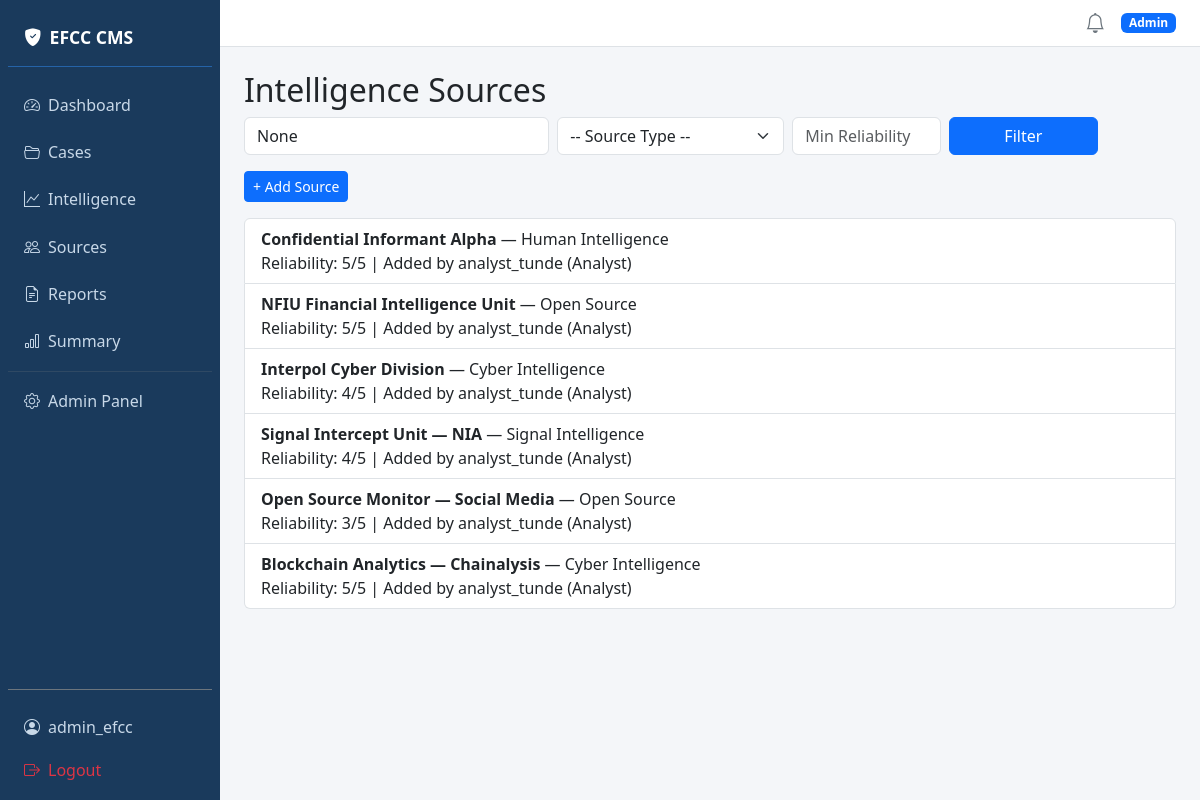
Screenshot of /intel/sources/ (signed in) with the database file from the repository.
### core/models.py (models this page shows)
class User(AbstractUser):
    ROLE_CHOICES = (
        ('admin', 'Admin'),
        ('investigator', 'Investigator'),
        ('legal', 'Legal Officer'),
        ('analyst', 'Analyst'),
    )
    role = models.CharField(max_length=20, choices=ROLE_CHOICES, default='investigator')
    phone = models.CharField(max_length=20, blank=True)
    avatar = models.ImageField(upload_to='avatars/', blank=True, null=True)
    two_factor_enabled = models.BooleanField(default=False)
    two_factor_secret = models.CharField(max_length=32, blank=True)
    def __str__(self):
        return f"{self.username} ({self.get_role_display()})"

### intel/models.py (models this page shows, shortened)
class IntelligenceSource(models.Model):
    SOURCE_TYPES = [
        ('human', 'Human Intelligence'),
        ('signal', 'Signal Intelligence'),
        ('open', 'Open Source'),
        ('cyber', 'Cyber Intelligence'),
    ]
    name = models.CharField(max_length=255)
    source_type = models.CharField(max_length=20, choices=SOURCE_TYPES)
    contact_info = models.TextField(blank=True)
    reliability_score = models.IntegerField(default=3)  # 1–5
    notes = models.TextField(blank=True)
    added_by = models.ForeignKey(User, on_delete=models.SET_NULL, null=True)
    created_at = models.DateTimeField(auto_now_add=True)
    tags = TaggableManager()

### intel/views.py (the view)
# urls.py: path('sources/', views.source_list, name='source_list'),
@login_required
def source_list(request):
    query = request.GET.get('q')
    source_type = request.GET.get('source_type')
    min_reliability = request.GET.get('min_reliability')
    sources = IntelligenceSource.objects.all()
    if query:
        sources = sources.filter(Q(name__icontains=query) | Q(notes__icontains=query))
    if source_type:
        sources = sources.filter(source_type=source_type)
    if min_reliability:
        try:
            sources = sources.filter(reliability_score__gte=int(min_reliability))
        except ValueError:
            pass  # Skip if not a valid integer
    context = {
        'sources': sources,
        'query': query,
        'source_type': source_type,
        'min_reliability': min_reliability,
    }
    return render(request, 'intel/source_list.html', context)

### templates/intel/source_list.html (shortened to what this page needs)
{% extends 'base.html' %}
{% load custom_tags %}
{% block content %}
<h2>Intelligence Sources</h2>
<form method="get" class="row g-2 mb-3">
  <div class="col-md-4">
    <input type="text" name="q" placeholder="Search name or notes..." value="{{ query }}" class="form-control" />
  </div>
  <div class="col-md-3">
    <select name="source_type" class="form-select">
      <option value="">-- Source Type --</option>
    </select>
  </div>
  <div class="col-md-2">
    <input type="number" name="min_reliability" placeholder="Min Reliability" value="{{ min_reliability }}" class="form-control" min="1" max="5" />
  </div>
  <div class="col-md-2">
    <button type="submit" class="btn btn-primary w-100">Filter</button>
  </div>
</form>
<a class="btn btn-sm btn-primary mb-3" href="{% url 'source_create' %}">+ Add Source</a>
<ul class="list-group">
  {% for source in sources %}
    <li class="list-group-item">
      <strong>{{ source.name }}</strong> — {{ source.get_source_type_display }}<br>
      Reliability: {{ source.reliability_score }}/5 | Added by {{ source.added_by }}
    </li>
  {% empty %}
    <li class="list-group-item">No sources found.</li>
  {% endfor %}
</ul>
{% endblock %}

### templates/base.html (shortened to what this page needs)
{% load humanize %}
<!DOCTYPE html>
<html lang="en">
<head>
    <link href="https://cdn.jsdelivr.net/npm/bootstrap@5.3.0/dist/css/bootstrap.min.css" rel="stylesheet">
    <link href="https://cdn.jsdelivr.net/npm/bootstrap-icons@1.11.0/font/bootstrap-icons.css" rel="stylesheet">
</head>
<body>
<div class="d-flex">
    {% if user.is_authenticated %}
    <div class="sidebar d-flex flex-column p-2" style="width:220px; min-width:220px;">
        <div class="sidebar-brand mb-3">
            <i class="bi bi-shield-fill-check me-2"></i>EFCC CMS
        </div>
        <nav class="nav flex-column gap-1">
            <a class="nav-link {% block nav_dashboard %}{% endblock %}" href="{% url 'dashboard' %}">
                <i class="bi bi-speedometer2 me-2"></i>Dashboard
            </a>
            <a class="nav-link {% block nav_cases %}{% endblock %}" href="{% url 'case_list' %}">
                <i class="bi bi-folder2-open me-2"></i>Cases
            </a>
            <a class="nav-link {% block nav_intel %}{% endblock %}" href="{% url 'intel_dashboard' %}">
                <i class="bi bi-graph-up me-2"></i>Intelligence
            </a>
            <a class="nav-link" href="{% url 'source_list' %}">
                <i class="bi bi-people me-2"></i>Sources
            </a>
            <a class="nav-link" href="{% url 'report_list' %}">
                <i class="bi bi-file-earmark-text me-2"></i>Reports
            </a>
            <a class="nav-link" href="{% url 'report_summary' %}">
                <i class="bi bi-bar-chart me-2"></i>Summary
            </a>
            {% if user.role == 'admin' or user.is_staff %}
            <hr class="border-secondary my-1">
            <a class="nav-link" href="{% url 'admin:index' %}">
                <i class="bi bi-gear me-2"></i>Admin Panel
            </a>
            {% endif %}
        </nav>
        <div class="mt-auto pt-3 border-top border-secondary">
            <a class="nav-link" href="{% url 'profile' %}">
                <i class="bi bi-person-circle me-2"></i>{{ user.username }}
            </a>
            <a class="nav-link text-danger" href="{% url 'logout' %}">
                <i class="bi bi-box-arrow-right me-2"></i>Logout
            </a>
        </div>
    </div>
    {% endif %}
    <div class="flex-grow-1 d-flex flex-column" style="min-width:0;">
        {% if user.is_authenticated %}
        <div class="topbar d-flex align-items-center justify-content-between px-4 py-2">
            <div class="d-flex align-items-center gap-3">
                <a href="{% url 'notifications' %}" class="position-relative text-secondary text-decoration-none">
                    <i class="bi bi-bell fs-5"></i>
                </a>
                <span class="badge bg-primary">{{ user.get_role_display }}</span>
            </div>
        </div>
        {% endif %}
        <div class="p-4 flex-grow-1">
            {% block content %}{% endblock %}
        </div>
    </div>
</div>
</body>
</html>

### templates/base.html (style rules this page uses)
body { background-color: #f4f6f9; }
.sidebar { min-height: 100vh; background: #1a3a5c; }
.sidebar .nav-link { color: #c8d8e8; padding: .6rem 1rem; border-radius: 6px; }
.sidebar .nav-link i { width: 20px; }
.sidebar-brand { color: #fff; font-weight: 700; font-size: 1.1rem; padding: 1rem; border-bottom: 1px solid #2563a8; }
.topbar { background: #fff; border-bottom: 1px solid #dee2e6; }

### rows the page displays
User: username "admin_efcc", role "Admin"
IntelligenceSource: name "Confidential Informant Alpha", source_type "Human Intelligence", reliability_score "5", added_by "analyst_tunde (Analyst)"
IntelligenceSource: name "NFIU Financial Intelligence Unit", source_type "Open Source", reliability_score "5", added_by "analyst_tunde (Analyst)"
IntelligenceSource: name "Interpol Cyber Division", source_type "Cyber Intelligence", reliability_score "4", added_by "analyst_tunde (Analyst)"
IntelligenceSource: name "Signal Intercept Unit — NIA", source_type "Signal Intelligence", reliability_score "4", added_by "analyst_tunde (Analyst)"
IntelligenceSource: name "Open Source Monitor — Social Media", source_type "Open Source", reliability_score "3", added_by "analyst_tunde (Analyst)"
IntelligenceSource: name "Blockchain Analytics — Chainalysis", source_type "Cyber Intelligence", reliability_score "5", added_by "analyst_tunde (Analyst)"
